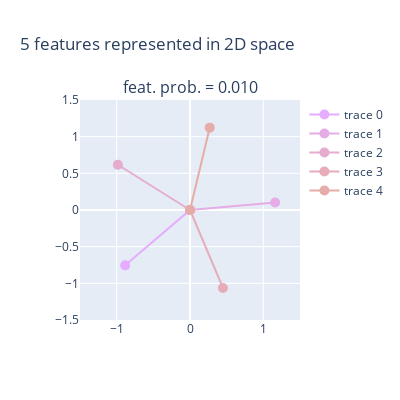

This figure's notebook cell:
### Code cell
# used to train model. see bottleneck_models.py for explanations/source
importances = (0.9 ** torch.arange(cfg.input_dim)).to(device)
model = Bottleneck_Model(cfg).to(device)
train_bottleneck_model(cfg, model, feature_prob=0.01, importances=importances)

# visualize the model's feature representations
plot_learned_features(
    cfg,
    [model.W],
    title='5 features represented in 2D space',
    feature_probs=[0.01],
    importances=importances
)

### Figure 1 — Plotly figure (JSON) as saved in the notebook; plotly's stock layout.template omitted (floating-point values rounded to 4 significant figures)
{"data": [{"line": {"color": "rgb(230, 172, 255.0)"}, "marker": {"color": "rgb(230, 172, 255.0)", "size": 10}, "mode": "lines+markers", "type": "scatter", "x": [0, -0.8845], "xaxis": "x", "y": [0, -0.7547], "yaxis": "y"}, {"line": {"color": "rgb(230, 172, 229.5)"}, "marker": {"color": "rgb(230, 172, 229.5)", "size": 10}, "mode": "lines+markers", "type": "scatter", "x": [0, 1.161], "xaxis": "x", "y": [0, 0.1013], "yaxis": "y"}, {"line": {"color": "rgb(230, 172, 206.54998779296875)"}, "marker": {"color": "rgb(230, 172, 206.54998779296875)", "size": 10}, "mode": "lines+markers", "type": "scatter", "x": [0, -0.9836], "xaxis": "x", "y": [0, 0.6168], "yaxis": "y"}, {"line": {"color": "rgb(230, 172, 185.8949737548828)"}, "marker": {"color": "rgb(230, 172, 185.8949737548828)", "size": 10}, "mode": "lines+markers", "type": "scatter", "x": [0, 0.4493], "xaxis": "x", "y": [0, -1.063], "yaxis": "y"}, {"line": {"color": "rgb(230, 172, 167.30548095703125)"}, "marker": {"color": "rgb(230, 172, 167.30548095703125)", "size": 10}, "mode": "lines+markers", "type": "scatter", "x": [0, 0.2688], "xaxis": "x", "y": [0, 1.123], "yaxis": "y"}], "layout": {"annotations": [{"font": {"size": 16}, "showarrow": false, "text": "feat. prob. = 0.010", "x": 0.5, "xanchor": "center", "xref": "paper", "y": 1, "yanchor": "bottom", "yref": "paper"}], "height": 400, "title": {"text": "5 features represented in 2D space"}, "width": 400, "xaxis": {"anchor": "y", "domain": [0, 1], "range": [-1.5, 1.5]}, "yaxis": {"anchor": "x", "domain": [0, 1], "range": [-1.5, 1.5]}}}
